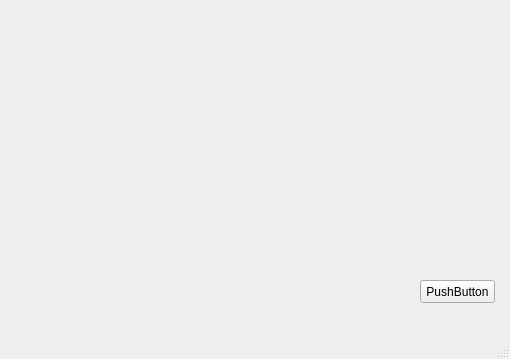
<?xml version="1.0" encoding="UTF-8"?>
<ui version="4.0">
 <class>MainWindow</class>
 <widget class="QMainWindow" name="MainWindow">
  <property name="geometry">
   <rect>
    <x>0</x>
    <y>0</y>
    <width>510</width>
    <height>359</height>
   </rect>
  </property>
  <property name="windowTitle">
   <string>MainWindow</string>
  </property>
  <widget class="QWidget" name="centralwidget">
   <widget class="QPushButton" name="pushButton">
    <property name="geometry">
     <rect>
      <x>420</x>
      <y>280</y>
      <width>75</width>
      <height>23</height>
     </rect>
    </property>
    <property name="text">
     <string>PushButton</string>
    </property>
   </widget>
  </widget>
  <widget class="QMenuBar" name="menubar">
   <property name="geometry">
    <rect>
     <x>0</x>
     <y>0</y>
     <width>510</width>
     <height>23</height>
    </rect>
   </property>
  </widget>
  <widget class="QStatusBar" name="statusbar"/>
 </widget>
 <resources/>
 <connections/>
</ui>
